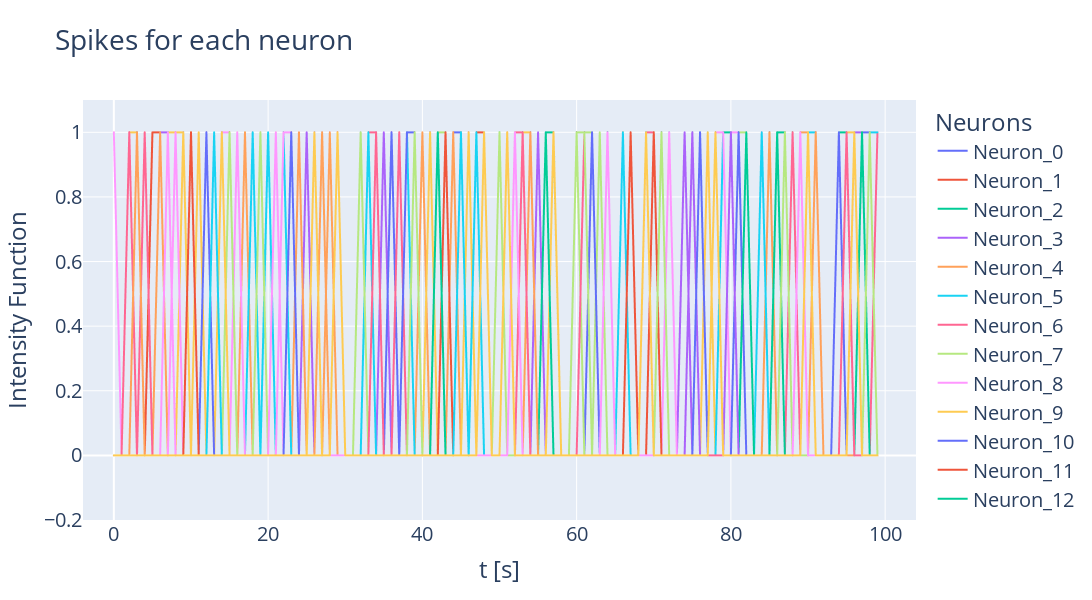

Notebook cell for this chart:
### Code cell
import pandas as pd 
import plotly.express as px
import matplotlib

df_spikes = pd.DataFrame([])

df_spikes = pd.concat([pd.DataFrame(neuron_spike[i, :]) for i in range(N)], axis=1)
df_spikes.columns = [f'Neuron_{i}' for i in range(N)]
  
df_spikes['t[s]'] = np.arange(0,T,1)
  
  
fig = px.line(df_spikes , x='t[s]', title='Spikes for each neuron', y= df_spikes.columns[:-1],
              labels={'value':'Intensity Function', 'variable':'Neurons', 't[s]':'t [s]'},
              markers=False, height=600, width=1200)

fig.update_layout(font=dict(size=20), xaxis_range=([-4,104]), yaxis_range=([-0.2,1.1]))
fig.show()
